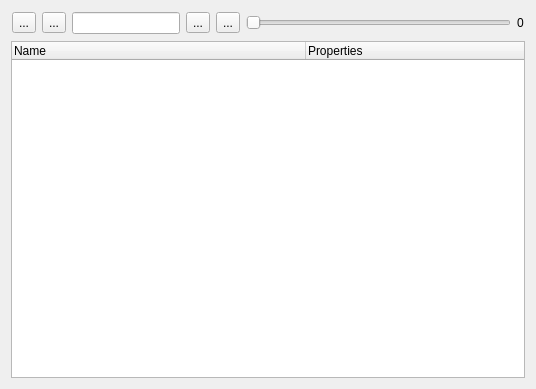
<?xml version="1.0" encoding="UTF-8"?>
<ui version="4.0">
 <class>Navigator</class>
 <widget class="QDialog" name="Navigator">
  <property name="geometry">
   <rect>
    <x>0</x>
    <y>0</y>
    <width>536</width>
    <height>389</height>
   </rect>
  </property>
  <property name="windowTitle">
   <string>Navigator</string>
  </property>
  <layout class="QGridLayout" name="gridLayout">
   <item row="3" column="0">
    <widget class="QTreeWidget" name="imageTree">
     <property name="headerHidden">
      <bool>false</bool>
     </property>
     <property name="columnCount">
      <number>2</number>
     </property>
     <attribute name="headerDefaultSectionSize">
      <number>294</number>
     </attribute>
     <column>
      <property name="text">
       <string>Name</string>
      </property>
     </column>
     <column>
      <property name="text">
       <string>Properties</string>
      </property>
     </column>
    </widget>
   </item>
   <item row="1" column="0">
    <widget class="QFrame" name="frame">
     <property name="enabled">
      <bool>true</bool>
     </property>
     <property name="frameShape">
      <enum>QFrame::NoFrame</enum>
     </property>
     <property name="frameShadow">
      <enum>QFrame::Plain</enum>
     </property>
     <property name="lineWidth">
      <number>0</number>
     </property>
     <layout class="QHBoxLayout" name="horizontalLayout">
      <property name="leftMargin">
       <number>1</number>
      </property>
      <property name="topMargin">
       <number>1</number>
      </property>
      <property name="rightMargin">
       <number>1</number>
      </property>
      <property name="bottomMargin">
       <number>1</number>
      </property>
      <item>
       <widget class="QToolButton" name="firstButton">
        <property name="text">
         <string>...</string>
        </property>
        <property name="icon">
         <iconset resource="Viewer.qrc">
          <normaloff>:/icon/Resources/first.ico</normaloff>:/icon/Resources/first.ico</iconset>
        </property>
       </widget>
      </item>
      <item>
       <widget class="QToolButton" name="prevButton">
        <property name="text">
         <string>...</string>
        </property>
        <property name="icon">
         <iconset resource="Viewer.qrc">
          <normaloff>:/icon/Resources/prev.ico</normaloff>:/icon/Resources/prev.ico</iconset>
        </property>
       </widget>
      </item>
      <item>
       <widget class="QLineEdit" name="imageNumEdit">
        <property name="enabled">
         <bool>true</bool>
        </property>
        <property name="sizePolicy">
         <sizepolicy hsizetype="Fixed" vsizetype="Fixed">
          <horstretch>0</horstretch>
          <verstretch>0</verstretch>
         </sizepolicy>
        </property>
        <property name="baseSize">
         <size>
          <width>0</width>
          <height>0</height>
         </size>
        </property>
       </widget>
      </item>
      <item>
       <widget class="QToolButton" name="nextButton">
        <property name="text">
         <string>...</string>
        </property>
        <property name="icon">
         <iconset resource="Viewer.qrc">
          <normaloff>:/icon/Resources/next.ico</normaloff>:/icon/Resources/next.ico</iconset>
        </property>
        <property name="popupMode">
         <enum>QToolButton::DelayedPopup</enum>
        </property>
       </widget>
      </item>
      <item>
       <widget class="QToolButton" name="lastButton">
        <property name="text">
         <string>...</string>
        </property>
        <property name="icon">
         <iconset resource="Viewer.qrc">
          <normaloff>:/icon/Resources/last.ico</normaloff>:/icon/Resources/last.ico</iconset>
        </property>
       </widget>
      </item>
      <item>
       <widget class="QSlider" name="imageNumSlider">
        <property name="minimum">
         <number>1</number>
        </property>
        <property name="maximum">
         <number>1</number>
        </property>
        <property name="tracking">
         <bool>true</bool>
        </property>
        <property name="orientation">
         <enum>Qt::Horizontal</enum>
        </property>
       </widget>
      </item>
      <item>
       <widget class="QLabel" name="imageTotallabel">
        <property name="text">
         <string>0</string>
        </property>
       </widget>
      </item>
     </layout>
    </widget>
   </item>
  </layout>
  <action name="actionNextImage">
   <property name="text">
    <string>nextImage</string>
   </property>
  </action>
 </widget>
 <resources>
  <include location="Viewer.qrc"/>
 </resources>
 <connections/>
</ui>
